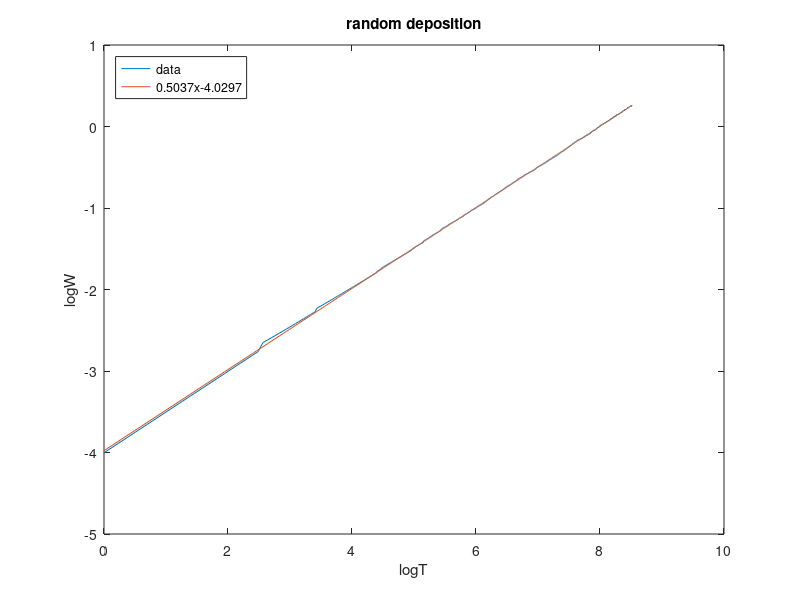

Reproduce this figure in MATLAB.
%Random Deposition
% input
% L = lattice size
% t = number of drops

clear
tic
L=3000;
t=5000;
H=zeros(1,L);
W=zeros(1,t);
for i=1:t
    a=randi([1,L]);
    H(1,a)=H(1,a)+1;
W(1,i)=std(H);
end
T=1:t;
l=1:L;
f=polyfit(log(T),log(W),1)
v=polyval(f,log(T));
plot(log(T),log(W),log(T),v);
xlabel('logT');ylabel('logW');title('random deposition');
hleg=legend('data','0.5037x-4.0297');
set(hleg,'location','NorthWest');
